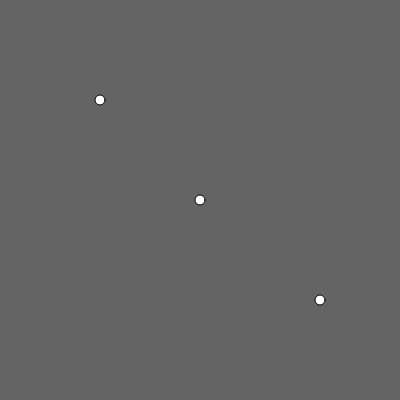
Frame 1 (no input)
Frame 60 (no input): identical to frame 1, image omitted
Frame 120 (the mouse pressed at the canvas centre since frame 60): identical to frame 1, image omitted

The p5.js sketch that drew this single still picture (run headless with seeded random() and noise() and a simulated clock; from frame 60 on, the mouse is pressed at the canvas centre):

// p5.js sketch
// ── sketch.js
var myParticle;


function setup(){
    createCanvas(400,400);
    myParticle = new Particle();
    myParticle.setup(width/2, height/2);

    myParticle2 = new Particle();
    myParticle2.setup(100, 100);

    myParticle3 = new Particle();
    myParticle3.setup(320,300);
}

function draw(){
    //var gravity = createVector(0, 0.1);
    //var wind = createVector(0.01, 0.0);
    background(100);
    fill(255);
    myParticle.draw();

    myParticle2.draw();

    myParticle3.draw();
}
// ── particle.js
function Particle(){
    this.setup = function(x,y){
        this.myX = x;
        this.myY = y;
    };

    this.draw = function(){
        fill(255);
        stroke(0);
        ellipse(this.myX, this.myY, 10, 10);
    };
}
